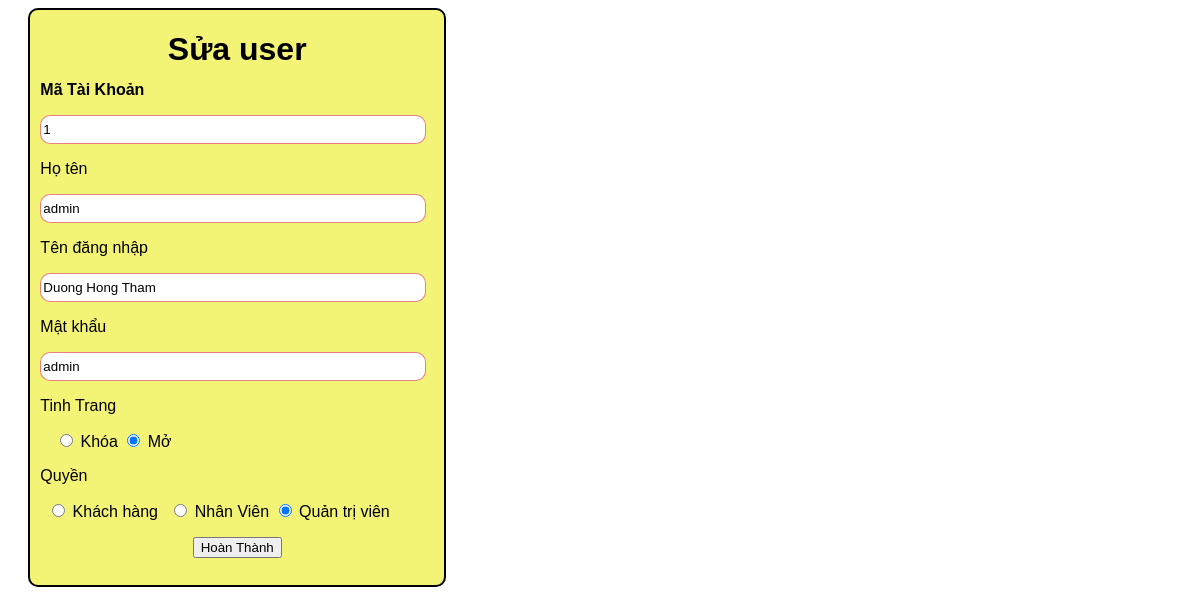
The page /admin/infomation/suauser.php?sua=1 on the database its author committed.
### tables this page shows
CREATE TABLE `khachhang` (
  `matk` int(50) NOT NULL,
  `Username` varchar(50) NOT NULL,
  `tenkh` varchar(50) NOT NULL,
  `Password` varchar(50) NOT NULL,
  `TinhTrang` varchar(20) NOT NULL,
  `Quyen` varchar(50) NOT NULL
);

### admin/infomation/suauser.php (the view, shortened to what this page needs)
<link rel="stylesheet" href="indexcss.css">
<?php
    $conn=mysqli_connect("localhost","root","","trasua");
    $suau=$_GET['sua'];
    $sql="SELECT * FROM khachhang WHERE matk='".$suau."'";
    $result=mysqli_query($conn,$sql);
    while ($row = mysqli_fetch_array($result)){
        $yname = $row[1];
        $uname= $row[2];
        $pass = $row[3];
        $tinhtrang=$row[4];
        $quyen=$row[5];
        }
?>
<div id="signinContainer1">
    <form action="infomation/changeuser.php" method="get" onsubmit="return ktdk();">
        <div style="width:100%; height:0px;text-align:center"><h1>Sửa user</h1></div>
		<div style="width:95%; height:490px; margin-left:2.5%; margin-top:50px">
            <p><b>Mã Tài Khoản</b></p>
            <input name="idtk" type="text" value="<?php echo $suau?>"/>
			<p><i class="far fa-user fa-1.5x"></i> Họ tên</p>
			<input type="text"  value="<?php echo $yname ?>" name="yname"/>
			<p><i class="fas fa-user-friends fa-1.5x"></i> Tên đăng nhập</p>
			<input type="text" value="<?php echo $uname ?>" name="yuser"/>
			<p><i class="fas fa-lock fa-1.5x"></i> Mật khẩu</p>
			<input type="text"  value="<?php echo $pass ?>" name="pass"/>
			<p><i class="fas fa-lock fa-1.5x"></i> Tinh Trang <p>
                <?php
                    if($tinhtrang==0){
                        echo '<input type="radio" value="0" name="tinhtrang" style="margin-left:5%" checked/> Khóa
                        <input type="radio" name="tinhtrang" value="1"/> Mở';
                    }
                    else echo '<input type="radio" value="0" name="tinhtrang" style="margin-left:5%"/> Khóa
					<input type="radio" name="tinhtrang" value="1" checked/> Mở';
                ?></p>
            <p>
                <i class="fas fa-shield-alt"></i> Quyền</p><p>
                <?php
                    if($quyen==2){
                        echo '<input type="radio" value="2" name="quyen" style="margin-left:3%" checked/> Khách hàng
                        <input type="radio" name="quyen" value="3" style="margin-left:3%"/> Nhân Viên
                        <input type="radio" name="quyen" value="1"/> Quản trị viên</p>';
                    }
                    else if($quyen==1) {
                        echo '<input type="radio" value="2" name="quyen" style="margin-left:3%"/> Khách hàng
                        <input type="radio" name="quyen" value="3" style="margin-left:3%" /> Nhân Viên
					    <input type="radio" name="quyen" value="1" checked/> Quản trị viên</p>';
                    }
                    else {
                        echo '<input type="radio" value="2" name="quyen" style="margin-left:3%"/> Khách hàng
                        <input type="radio" name="quyen" value="3" style="margin-left:3%" checked/> Nhân Viên
					    <input type="radio" name="quyen" value="1" /> Quản trị viên</p>';
                    }
                ?>
			<p style="text-align:center">
				<input type="submit" value="Hoàn Thành" />
			</p>
        </div>
    </form>
</div>

### test/DOAN/coffee-starter/Admin/indexcss.css (style rules this page uses)
#signinContainer1 { height:575px; width:35%; border:solid 2px #000; background-color: rgb(243, 243, 118); font-family:Arial, Helvetica, sans-serif; clear: both; float: left; margin-left: 20px; border-radius: 10px; margin-bottom: 10px; color: #000; }
#signinContainer1 input[type=text], input[type=password] { width: 98%; border: 1px solid rgba(216, 39, 39, 0.582); height: 29px; border-radius: 10px; }

### rows shown on the page
khachhang: yname "admin", yuser "Duong Hong Tham", pass "admin"
